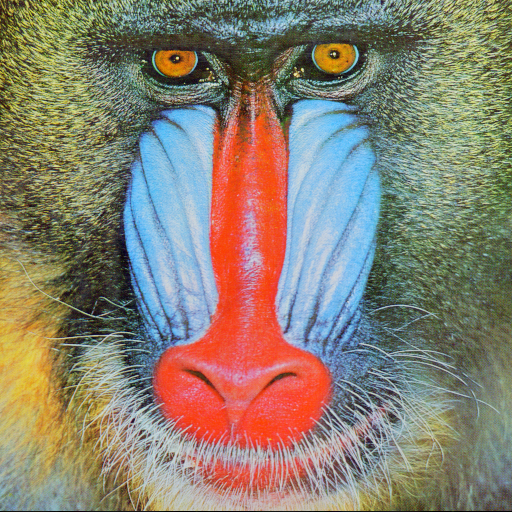
#> input picture images/mandrill.tif, 512 x 512 px
$ python pixplode.py images/mandrill.tif
#> lines starting #> are read from the running program, lines starting #| are printed output that depends on the picture
import argparse
import time
from pathlib import Path
from typing import List, Optional

import cv2
import matplotlib.pyplot as plt
import matplotlib.patches as patches
import numpy as np


# Module defaults (Modify to fit your most common use case)
EVENT_TYPE = "hover"
MINIMUM_SIZE_PIXEL = 4
SHAPE = "circle"
RESIZE_MAXIMUM_DIMENSION_TO = 256
OUTPUT_IMAGE_PATH = None


"""
pixplode - An Interactive Quadtree Renderer

Allows dynamic, interactive subdivision of image regions using a quadtree.
Supports click or hover events to trigger splits and visualizes the process.

Author:
    Carl Salvaggio

Copyright:
    Copyright (C) 2025, Rochester Institute of Technology
"""


class QuadNode:
    """
    Represents a node in a quadtree spatial partitioning structure.

    Each QuadNode defines a rectangular region with a (x, y) top-left
    position, width, height, and optional depth level. It can be
    subdivided into four child nodes, forming a hierarchical quadtree.

    Attributes:
        x (float): X-coordinate of the node's top-left corner.
        y (float): Y-coordinate of the node's top-left corner.
        width (float): Width of the node region.
        height (float): Height of the node region.
        depth (int): Depth level of the node in the quadtree hierarchy.
        children (List[QuadNode]): List of child QuadNode instances.
        patch (optional): Visual or graphical patch reference.
        color (optional): Color or data attribute associated with the node.

    Author:
        Carl Salvaggio

    Copyright:
        Copyright (C) 2025, Rochester Institute of Technology
    """

    def __init__(self,
                 x: float,
                 y: float,
                 width: float,
                 height: float,
                 depth: int = 0):
        """
        Initializes a QuadNode

        Args:
            x (float): X-coordinate of the node's top-left corner.
            y (float): Y-coordinate of the node's top-left corner.
            width (float): Width of the node region.
            height (float): Height of the node region.
            depth (int, optional): Depth level in the quadtree. Defaults to 0.
        """
        self.x = x
        self.y = y
        self.width = width
        self.height = height
        self.depth = depth
        self.children: List['QuadNode'] = []
        self.patch: Optional[patches.Patch] = None
        self.color: Optional[np.ndarray] = None

    # [23 lines left out: functions subdivide, is_leaf, not called in this run]


class InteractiveQuadtreeRenderer:
    """
    Interactive renderer for quadtree-based image subdivision

    Allows dynamic subdivision of image regions using a quadtree, with
    interactive click or hover events to trigger splits. Visualizes the
    process using matplotlib.

    Attributes:
        COOLDOWN (float): Minimum time (seconds) between hover-based
            subdivisions.
        image (np.ndarray): Input image array.
        shape (str): Shape type for visual patches ("rectangle" or
            "circle").
        minimum_size_pixel (int): Minimum pixel size for subdivision.
        event_type (str): Type of event to trigger subdivision ("click"
            or "hover").
        last_subdivide_time (float): Timestamp of last subdivision event.
        root (QuadNode): Root node of the quadtree.
        fig (matplotlib.figure.Figure): Matplotlib figure object.
        ax (matplotlib.axes.Axes): Matplotlib axes object.

    Author:
        Carl Salvaggio

    Copyright:
        Copyright (C) 2025, Rochester Institute of Technology
    """

    COOLDOWN = 0.05  # seconds

    def __init__(self,
                 image: np.ndarray,
                 shape: str,
                 minimum_size_pixel: int,
                 event_type: str,
                 output_image_path: str):
        """
        Initializes the interactive quadtree renderer

        Args:
            image (np.ndarray): Input image.
            shape (str): Shape type for patches ("rectangle" or "circle").
            minimum_size_pixel (int): Minimum pixel size for subdivision.
            event_type (str): Subdivision trigger type ("click" or
                "hover").
            output_image_path (str): Output image path.
        """
        self.image = image
        self.shape = shape
        self.minimum_size_pixel = minimum_size_pixel
        self.event_type = event_type
        self.output_image_path: Optional[str] = output_image_path
        self.last_subdivide_time = 0
        self.root = QuadNode(0, 0, image.shape[1], image.shape[0])
        self.fig, self.ax = self._setup_display()
        self._draw_initial_node(self.root)
        self._setup_events()

    def _compute_mean_color(self,
                            x1: int,
                            y1: int,
                            x2: int,
                            y2: int) -> np.ndarray:
        """
        Computes the mean color of a rectangular image region

        Args:
            x1 (int): Left boundary.
            y1 (int): Top boundary.
            x2 (int): Right boundary.
            y2 (int): Bottom boundary.

        Returns:
            np.ndarray: Mean RGB color as a NumPy array.
        """
        x2 = min(x2, self.image.shape[1])
        y2 = min(y2, self.image.shape[0])
        if x1 >= x2 or y1 >= y2:
            return np.zeros(3)
        region = self.image[y1:y2, x1:x2]
        if region.size == 0:
            return np.zeros(3)
        mean = np.mean(region, axis=(0, 1))
        mean = mean[::-1]  # Convert BGR (OpenCV) to RGB (matplotlib)
        return mean

    def _create_patch(self,
                      node: QuadNode) -> None:
        """
        Creates and adds a visual patch for a quadtree node

        Args:
            node (QuadNode): The quadtree node to visualize.
        """
        if self.shape == "rectangle":
            patch = patches.Rectangle(
                (node.x, node.y), node.width, node.height,
                linewidth=1, edgecolor=node.color, facecolor=node.color
            )
        elif self.shape == "circle":
            radius = min(node.width, node.height) / 2
            center_x = node.x + node.width / 2
            center_y = node.y + node.height / 2
            patch = patches.Circle(
                (center_x, center_y), radius,
                linewidth=1, edgecolor=node.color, facecolor=node.color
            )
        else:
            raise ValueError(f"Unknown shape: {self.shape}")

        self.ax.add_patch(patch)
        node.patch = patch

    def _node_bounds(self,
                     node: QuadNode) -> tuple[int, int, int, int]:
        """
        Calculates integer boundaries of a quadtree node

        Args:
            node (QuadNode): The node whose bounds to compute.

        Returns:
            tuple[int, int, int, int]: (x1, y1, x2, y2) boundaries.
        """
        x1, y1 = int(round(node.x)), int(round(node.y))
        x2 = min(int(round(node.x + node.width)), self.image.shape[1])
        y2 = min(int(round(node.y + node.height)), self.image.shape[0])
        return x1, y1, x2, y2

    def _draw_initial_node(self,
                           node: QuadNode) -> None:
        """
        Draws the initial patch for the root node

        Args:
            node (QuadNode): The root quadtree node.
        """
        x1, y1, x2, y2 = self._node_bounds(node)
        node.color = self._compute_mean_color(x1, y1, x2, y2)
        self._create_patch(node)

    # [78 lines left out: functions _find_leaf, _subdivide_and_draw, _on_click, _on_hover, _on_key_press, not called in this run]

    def _setup_display(self):
        """
        Sets up the matplotlib figure and axes

        Returns:
            tuple: (figure, axes) for plotting.
        """
        height, width, _ = self.image.shape
        fig, ax = plt.subplots()
        fig.subplots_adjust(bottom=0.12)
        padding_x = width * 0.01
        padding_y = height * 0.01
        ax.set_xlim(-padding_x, width + padding_x)
        ax.set_ylim(-padding_y, height + padding_y)
        ax.set_aspect("equal")
        ax.xaxis.set_ticks_position("top")
        ax.xaxis.set_label_position("top")
        ax.invert_yaxis()
        ax.axis("off")
        help_text = "Press ESC, q, or Q to quit"
        self.help_text_artist = (
            fig.text(0.5, 0.05, help_text,
                     ha='center', va='bottom',
                     fontsize=10,
                     bbox=dict(boxstyle='round',
                               facecolor='white', alpha=0.7))
        )
        return fig, ax

    def _setup_events(self):
        """
        Sets up matplotlib event handlers
        """
        if self.event_type == "hover":
            self.fig.canvas.mpl_connect("motion_notify_event",
                                        self._on_hover)
        else:
            self.fig.canvas.mpl_connect("button_press_event",
                                        self._on_click)
        self.fig.canvas.mpl_connect("key_press_event",
                                    self._on_key_press)

    # [10 lines left out: function _save, not called in this run]

    def show(self) -> None:
        """
        Displays the interactive plot
        """
        plt.show()


def main() -> None:
    """
    Entry point for the interactive quadtree renderer

    Parses command-line arguments, loads and resizes the input image,
    and launches the interactive rendering interface.

    Raises:
        SystemExit: If the image file does not exist or fails to load.
    """
    description = (
        "Interactively render an image to finer and finer resolution"
    )
    parser = argparse.ArgumentParser(description=description)

    help_message = "Path to the image file to render"
    parser.add_argument(
        "image_path",
        help=help_message
    )

    help_message = (
        f"Event type that triggers a split [default is {EVENT_TYPE}]"
    )
    parser.add_argument(
        "-e", "--event-type",
        choices=["hover", "click"],
        default=EVENT_TYPE,
        help=help_message
    )

    help_message = (
        f"Minimum size image element to display "
        f"[default is {MINIMUM_SIZE_PIXEL}]"
    )
    parser.add_argument(
        "-m", "--minimum-size-pixel",
        type=int,
        default=MINIMUM_SIZE_PIXEL,
        help=help_message
    )

    help_message = (
        f"Shape of the image element to display [default is {SHAPE}]"
    )
    parser.add_argument(
        "-s", "--shape",
        choices=["circle", "rectangle"],
        default=SHAPE,
        help=help_message
    )

    help_message = (
        f"Desired size for the maximum image dimension "
        f"[default is {RESIZE_MAXIMUM_DIMENSION_TO}]"
    )
    parser.add_argument(
        "-r", "--resize-maximum-dimension-to",
        type=int,
        default=RESIZE_MAXIMUM_DIMENSION_TO,
        help=help_message
    )

    help_message = (
        f"Output file path to save image to on exit "
        f"[default is {OUTPUT_IMAGE_PATH}]"
    )
    parser.add_argument(
        "-o", "--output-image-path",
        type=str,
        default=OUTPUT_IMAGE_PATH,
        help=help_message
    )

    args = parser.parse_args()

    image_path = Path(args.image_path)
    if not image_path.exists():
        parser.error(f"File does not exist: {args.image_path}")

    image = cv2.imread(str(image_path), cv2.IMREAD_COLOR)
#> image is the input picture: shape (512, 512, 3); mean B, G, R 113.1, 128.9, 137.4
    if image is None:
        parser.error(f"Failed to read image: {args.image_path}")

    image = image.astype(float) / 255
    original_height, original_width = image.shape[:2]
#> original_height = 512; original_width = 512
    if args.resize_maximum_dimension_to > 0:
        current_max_dim = max(original_height, original_width)
#> current_max_dim = 512
        if current_max_dim > args.resize_maximum_dimension_to:
            scale = args.resize_maximum_dimension_to / current_max_dim
#> scale = 0.5
            image = cv2.resize(
                image, None, fx=scale, fy=scale, interpolation=cv2.INTER_AREA
            )
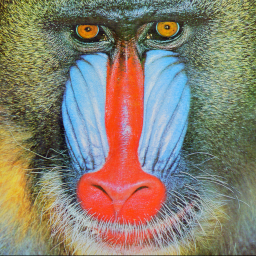
#> image: shape (256, 256, 3) float64; mean B, G, R 0.444, 0.505, 0.539

    renderer = InteractiveQuadtreeRenderer(
        image=image,
        shape=args.shape,
        minimum_size_pixel=args.minimum_size_pixel,
        event_type=args.event_type,
        output_image_path=args.output_image_path
    )
#> in _compute_mean_color, `mean = np.mean(region, axis=(0, 1))`: mean = [0.444, 0.505, 0.539]
#> in _compute_mean_color, `mean = mean[::-1]`: mean = [0.539, 0.505, 0.444]
    try:
        renderer.show()
#> in show, `plt.show()`:
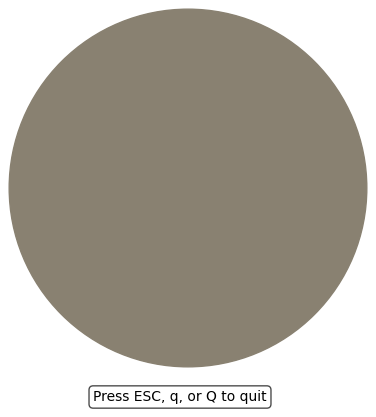
#> figure drawn by matplotlib, 1 panel
    except KeyboardInterrupt:
        plt.close(renderer.fig)


if __name__ == "__main__":
    try:
        main()
    except KeyboardInterrupt:
        exit()
